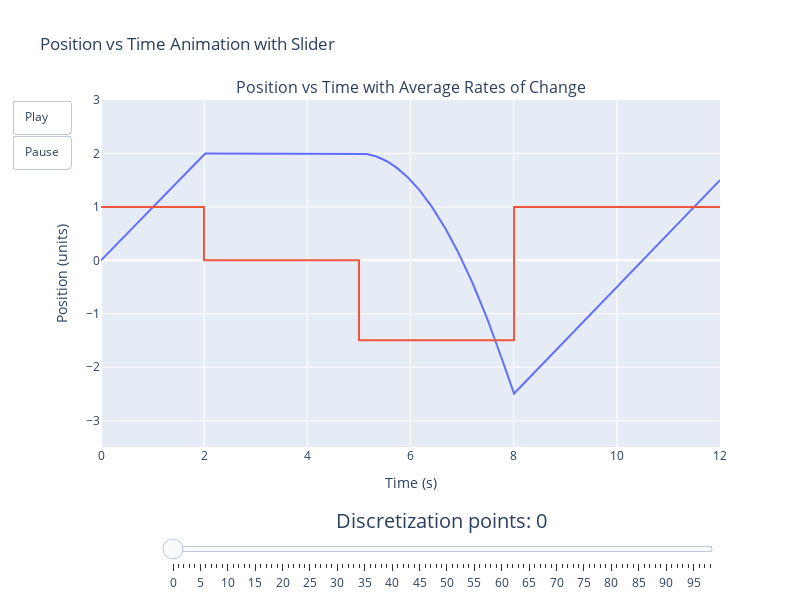

The code cell stored with this chart in its notebook:
### Markdown cell above
Okay, maybe we were right to say that our rate of change in an area was inconsistent with the others. We see in the acceleration region that when we divide up the segments the velocity value has changed unlike the other constant rate segments. To make this a bit more insightful, we can add in a slider which changes the number of rate segments we are dividing each position vs time event by.

### Code cell
# We will make a 2D numpy array again but this time include another row where we divide the time in half

# We need to create a series of frames with different n divisions e.g. total_time / n
max_discretization_points = 100
discretization_step_size = 1

# We define our original array of desired time segments ignoring the acceleration segment
desired_time_segments = np.array([[0, t1], [t1, t2], [t3, t4]], dtype=float)

Dt = t3 - t2
# We can define a list of desired time segments where we insert an array of intermediate points with different numbers of discretization points
list_of_desired_time_segments = [
    np.insert(desired_time_segments, 2, np.vstack([np.arange(t2, t3, Dt/n), np.arange(t2, t3, Dt/n) + Dt/n]).T, axis=0) for n in range(1, max_discretization_points, discretization_step_size)
    ]

# Get indices where time segments match the time array we constructed
list_of_segment_indices = [find_nearest_index(time, ts) for ts in list_of_desired_time_segments]

# And we can then calculate our rates
list_of_position_rates = [get_rate(positions, time, lsi[:,0], lsi[:,1]) for lsi in list_of_segment_indices]

# Let's plot our figures!
# Create a figure for the position vs time plot
fig = make_subplots(rows=1, cols=1, subplot_titles=("Position vs Time with Average Rates of Change",))

# Add the position vs time trace
fig.add_trace(go.Scatter(x=time, y=positions, mode='lines', name='Position'), row=1, col=1)

# Add the rate of position vs time trace
fig.add_trace(go.Scatter(x=time[list_of_segment_indices[0]].flatten(), y=list_of_position_rates[0], mode='lines', name='Position Rate'), row=1, col=1)

# Create frames for the slider
frames = [go.Frame(data=[
    go.Scatter(x=time[list_of_segment_indices[i]].flatten(), y=list_of_position_rates[i], mode='lines', name='Position Rate')
], traces=[1], name=str(i)) for i in range(len(list_of_segment_indices))]


# Add frames to the figure
fig.frames = frames

# Define animation settings for play/pause buttons
animation_settings = dict(frame=dict(duration=20, redraw=True), fromcurrent=True)

# Update layout with buttons and sliders
fig.update_layout(
    updatemenus=[dict(
        type="buttons",  # Define the type of control
        showactive=False,  # Do not show active state
        buttons=[
            dict(label="Play",
                 method="animate",  # Use the animate method
                 args=[None, animation_settings]),  # Settings for the animation
            dict(label="Pause",
                 method="animate",  # Use the animate method
                 args=[[None], dict(frame=dict(duration=0, redraw=False), mode="immediate", transition=dict(duration=0))])
        ]
    )],
    sliders=[{
        'steps': [{'args': [[str(i)], {'frame': {'duration': 0, 'redraw': True}, 'mode': 'immediate'}],
                   'label': str(i), 'method': 'animate'} 
                   for i in range(len(list_of_segment_indices))],  # Define each step of the slider in a list comprehension
        'transition': {'duration': 0},  # No transition duration between steps
        'x': 0.1,  # X position of the slider
        'y': -0.1,  # Y position of the slider
        'currentvalue': {'font': {'size': 20}, 'prefix': 'Discretization points: ', 'visible': True, 'xanchor': 'center'},  # Current value settings
        'len': 0.9  # Length of the slider
    }]
)

# Update axes titles and ranges
fig.update_xaxes(title_text="Time (s)", range=[0, total_time])  # X-axis settings
fig.update_yaxes(title_text="Position (units)", range=[min(positions) - 1, max(positions) + 1])  # Y-axis settings
fig.update_layout(title_text="Position vs Time with Average Rates of Change", height=600, width=800, showlegend=False)

# Set title and layout dimensions
fig.update_layout(title_text="Position vs Time Animation with Slider", height=600, width=800, showlegend=False)

# Display the figure
pio.show(fig)

### Figure 1 — Plotly figure (JSON) as saved in the notebook; plotly's stock layout.template omitted (floating-point values rounded to 4 significant figures; data arrays with more than 128 entries replaced by an {"elided": "..."} marker saying what was removed)
{"data": [{"mode": "lines", "name": "Position", "type": "scatter", "x": {"elided": "500 float values"}, "xaxis": "x", "y": {"elided": "500 float values"}, "yaxis": "y"}, {"mode": "lines", "name": "Position Rate", "type": "scatter", "x": [0, 1.996, 1.996, 5.002, 5.002, 8.008, 8.008, 12], "xaxis": "x", "y": [1, 1, 0.001333, 0.001333, -1.494, -1.494, 1, 1], "yaxis": "y"}], "layout": {"annotations": [{"font": {"size": 16}, "showarrow": false, "text": "Position vs Time with Average Rates of Change", "x": 0.5, "xanchor": "center", "xref": "paper", "y": 1, "yanchor": "bottom", "yref": "paper"}], "height": 600, "showlegend": false, "sliders": [{"currentvalue": {"font": {"size": 20}, "prefix": "Discretization points: ", "visible": true, "xanchor": "center"}, "len": 0.9, "steps": [{"args": [["0"], {"frame": {"duration": 0, "redraw": true}, "mode": "immediate"}], "label": "0", "method": "animate"}, {"args": [["1"], {"frame": {"duration": 0, "redraw": true}, "mode": "immediate"}], "label": "1", "method": "animate"}, {"args": [["2"], {"frame": {"duration": 0, "redraw": true}, "mode": "immediate"}], "label": "2", "method": "animate"}, {"args": [["3"], {"frame": {"duration": 0, "redraw": true}, "mode": "immediate"}], "label": "3", "method": "animate"}, {"args": [["4"], {"frame": {"duration": 0, "redraw": true}, "mode": "immediate"}], "label": "4", "method": "animate"}, {"args": [["5"], {"frame": {"duration": 0, "redraw": true}, "mode": "immediate"}], "label": "5", "method": "animate"}, {"args": [["6"], {"frame": {"duration": 0, "redraw": true}, "mode": "immediate"}], "label": "6", "method": "animate"}, {"args": [["7"], {"frame": {"duration": 0, "redraw": true}, "mode": "immediate"}], "label": "7", "method": "animate"}, {"args": [["8"], {"frame": {"duration": 0, "redraw": true}, "mode": "immediate"}], "label": "8", "method": "animate"}, {"args": [["9"], {"frame": {"duration": 0, "redraw": true}, "mode": "immediate"}], "label": "9", "method": "animate"}, {"args": [["10"], {"frame": {"duration": 0, "redraw": true}, "mode": "immediate"}], "label": "10", "method": "animate"}, {"args": [["11"], {"frame": {"duration": 0, "redraw": true}, "mode": "immediate"}], "label": "11", "method": "animate"}, {"args": [["12"], {"frame": {"duration": 0, "redraw": true}, "mode": "immediate"}], "label": "12", "method": "animate"}, {"args": [["13"], {"frame": {"duration": 0, "redraw": true}, "mode": "immediate"}], "label": "13", "method": "animate"}, {"args": [["14"], {"frame": {"duration": 0, "redraw": true}, "mode": "immediate"}], "label": "14", "method": "animate"}, {"args": [["15"], {"frame": {"duration": 0, "redraw": true}, "mode": "immediate"}], "label": "15", "method": "animate"}, {"args": [["16"], {"frame": {"duration": 0, "redraw": true}, "mode": "immediate"}], "label": "16", "method": "animate"}, {"args": [["17"], {"frame": {"duration": 0, "redraw": true}, "mode": "immediate"}], "label": "17", "method": "animate"}, {"args": [["18"], {"frame": {"duration": 0, "redraw": true}, "mode": "immediate"}], "label": "18", "method": "animate"}, {"args": [["19"], {"frame": {"duration": 0, "redraw": true}, "mode": "immediate"}], "label": "19", "method": "animate"}, {"args": [["20"], {"frame": {"duration": 0, "redraw": true}, "mode": "immediate"}], "label": "20", "method": "animate"}, {"args": [["21"], {"frame": {"duration": 0, "redraw": true}, "mode": "immediate"}], "label": "21", "method": "animate"}, {"args": [["22"], {"frame": {"duration": 0, "redraw": true}, "mode": "immediate"}], "label": "22", "method": "animate"}, {"args": [["23"], {"frame": {"duration": 0, "redraw": true}, "mode": "immediate"}], "label": "23", "method": "animate"}, {"args": [["24"], {"frame": {"duration": 0, "redraw": true}, "mode": "immediate"}], "label": "24", "method": "animate"}, {"args": [["25"], {"frame": {"duration": 0, "redraw": true}, "mode": "immediate"}], "label": "25", "method": "animate"}, {"args": [["26"], {"frame": {"duration": 0, "redraw": true}, "mode": "immediate"}], "label": "26", "method": "animate"}, {"args": [["27"], {"frame": {"duration": 0, "redraw": true}, "mode": "immediate"}], "label": "27", "method": "animate"}, {"args": [["28"], {"frame": {"duration": 0, "redraw": true}, "mode": "immediate"}], "label": "28", "method": "animate"}, {"args": [["29"], {"frame": {"duration": 0, "redraw": true}, "mode": "immediate"}], "label": "29", "method": "animate"}, {"args": [["30"], {"frame": {"duration": 0, "redraw": true}, "mode": "immediate"}], "label": "30", "method": "animate"}, {"args": [["31"], {"frame": {"duration": 0, "redraw": true}, "mode": "immediate"}], "label": "31", "method": "animate"}, {"args": [["32"], {"frame": {"duration": 0, "redraw": true}, "mode": "immediate"}], "label": "32", "method": "animate"}, {"args": [["33"], {"frame": {"duration": 0, "redraw": true}, "mode": "immediate"}], "label": "33", "method": "animate"}, {"args": [["34"], {"frame": {"duration": 0, "redraw": true}, "mode": "immediate"}], "label": "34", "method": "animate"}, {"args": [["35"], {"frame": {"duration": 0, "redraw": true}, "mode": "immediate"}], "label": "35", "method": "animate"}, {"args": [["36"], {"frame": {"duration": 0, "redraw": true}, "mode": "immediate"}], "label": "36", "method": "animate"}, {"args": [["37"], {"frame": {"duration": 0, "redraw": true}, "mode": "immediate"}], "label": "37", "method": "animate"}, {"args": [["38"], {"frame": {"duration": 0, "redraw": true}, "mode": "immediate"}], "label": "38", "method": "animate"}, {"args": [["39"], {"frame": {"duration": 0, "redraw": true}, "mode": "immediate"}], "label": "39", "method": "animate"}, {"args": [["40"], {"frame": {"duration": 0, "redraw": true}, "mode": "immediate"}], "label": "40", "method": "animate"}, {"args": [["41"], {"frame": {"duration": 0, "redraw": true}, "mode": "immediate"}], "label": "41", "method": "animate"}, {"args": [["42"], {"frame": {"duration": 0, "redraw": true}, "mode": "immediate"}], "label": "42", "method": "animate"}, {"args": [["43"], {"frame": {"duration": 0, "redraw": true}, "mode": "immediate"}], "label": "43", "method": "animate"}, {"args": [["44"], {"frame": {"duration": 0, "redraw": true}, "mode": "immediate"}], "label": "44", "method": "animate"}, {"args": [["45"], {"frame": {"duration": 0, "redraw": true}, "mode": "immediate"}], "label": "45", "method": "animate"}, {"args": [["46"], {"frame": {"duration": 0, "redraw": true}, "mode": "immediate"}], "label": "46", "method": "animate"}, {"args": [["47"], {"frame": {"duration": 0, "redraw": true}, "mode": "immediate"}], "label": "47", "method": "animate"}, {"args": [["48"], {"frame": {"duration": 0, "redraw": true}, "mode": "immediate"}], "label": "48", "method": "animate"}, {"args": [["49"], {"frame": {"duration": 0, "redraw": true}, "mode": "immediate"}], "label": "49", "method": "animate"}, {"args": [["50"], {"frame": {"duration": 0, "redraw": true}, "mode": "immediate"}], "label": "50", "method": "animate"}, {"args": [["51"], {"frame": {"duration": 0, "redraw": true}, "mode": "immediate"}], "label": "51", "method": "animate"}, {"args": [["52"], {"frame": {"duration": 0, "redraw": true}, "mode": "immediate"}], "label": "52", "method": "animate"}, {"args": [["53"], {"frame": {"duration": 0, "redraw": true}, "mode": "immediate"}], "label": "53", "method": "animate"}, {"args": [["54"], {"frame": {"duration": 0, "redraw": true}, "mode": "immediate"}], "label": "54", "method": "animate"}, {"args": [["55"], {"frame": {"duration": 0, "redraw": true}, "mode": "immediate"}], "label": "55", "method": "animate"}, {"args": [["56"], {"frame": {"duration": 0, "redraw": true}, "mode": "immediate"}], "label": "56", "method": "animate"}, {"args": [["57"], {"frame": {"duration": 0, "redraw": true}, "mode": "immediate"}], "label": "57", "method": "animate"}, {"args": [["58"], {"frame": {"duration": 0, "redraw": true}, "mode": "immediate"}], "label": "58", "method": "animate"}, {"args": [["59"], {"frame": {"duration": 0, "redraw": true}, "mode": "immediate"}], "label": "59", "method": "animate"}, {"args": [["60"], {"frame": {"duration": 0, "redraw": true}, "mode": "immediate"}], "label": "60", "method": "animate"}, {"args": [["61"], {"frame": {"duration": 0, "redraw": true}, "mode": "immediate"}], "label": "61", "method": "animate"}, {"args": [["62"], {"frame": {"duration": 0, "redraw": true}, "mode": "immediate"}], "label": "62", "method": "animate"}, {"args": [["63"], {"frame": {"duration": 0, "redraw": true}, "mode": "immediate"}], "label": "63", "method": "animate"}, {"args": [["64"], {"frame": {"duration": 0, "redraw": true}, "mode": "immediate"}], "label": "64", "method": "animate"}, {"args": [["65"], {"frame": {"duration": 0, "redraw": true}, "mode": "immediate"}], "label": "65", "method": "animate"}, {"args": [["66"], {"frame": {"duration": 0, "redraw": true}, "mode": "immediate"}], "label": "66", "method": "animate"}, {"args": [["67"], {"frame": {"duration": 0, "redraw": true}, "mode": "immediate"}], "label": "67", "method": "animate"}, {"args": [["68"], {"frame": {"duration": 0, "redraw": true}, "mode": "immediate"}], "label": "68", "method": "animate"}, {"args": [["69"], {"frame": {"duration": 0, "redraw": true}, "mode": "immediate"}], "label": "69", "method": "animate"}, {"args": [["70"], {"frame": {"duration": 0, "redraw": true}, "mode": "immediate"}], "label": "70", "method": "animate"}, {"args": [["71"], {"frame": {"duration": 0, "redraw": true}, "mode": "immediate"}], "label": "71", "method": "animate"}, {"args": [["72"], {"frame": {"duration": 0, "redraw": true}, "mode": "immediate"}], "label": "72", "method": "animate"}, {"args": [["73"], {"frame": {"duration": 0, "redraw": true}, "mode": "immediate"}], "label": "73", "method": "animate"}, {"args": [["74"], {"frame": {"duration": 0, "redraw": true}, "mode": "immediate"}], "label": "74", "method": "animate"}, {"args": [["75"], {"frame": {"duration": 0, "redraw": true}, "mode": "immediate"}], "label": "75", "method": "animate"}, {"args": [["76"], {"frame": {"duration": 0, "redraw": true}, "mode": "immediate"}], "label": "76", "method": "animate"}, {"args": [["77"], {"frame": {"duration": 0, "redraw": true}, "mode": "immediate"}], "label": "77", "method": "animate"}, {"args": [["78"], {"frame": {"duration": 0, "redraw": true}, "mode": "immediate"}], "label": "78", "method": "animate"}, {"args": [["79"], {"frame": {"duration": 0, "redraw": true}, "mode": "immediate"}], "label": "79", "method": "animate"}, {"args": [["80"], {"frame": {"duration": 0, "redraw": true}, "mode": "immediate"}], "label": "80", "method": "animate"}, {"args": [["81"], {"frame": {"duration": 0, "redraw": true}, "mode": "immediate"}], "label": "81", "method": "animate"}, {"args": [["82"], {"frame": {"duration": 0, "redraw": true}, "mode": "immediate"}], "label": "82", "method": "animate"}, {"args": [["83"], {"frame": {"duration": 0, "redraw": true}, "mode": "immediate"}], "label": "83", "method": "animate"}, {"args": [["84"], {"frame": {"duration": 0, "redraw": true}, "mode": "immediate"}], "label": "84", "method": "animate"}, {"args": [["85"], {"frame": {"duration": 0, "redraw": true}, "mode": "immediate"}], "label": "85", "method": "animate"}, {"args": [["86"], {"frame": {"duration": 0, "redraw": true}, "mode": "immediate"}], "label": "86", "method": "animate"}, {"args": [["87"], {"frame": {"duration": 0, "redraw": true}, "mode": "immediate"}], "label": "87", "method": "animate"}, {"args": [["88"], {"frame": {"duration": 0, "redraw": true}, "mode": "immediate"}], "label": "88", "method": "animate"}, {"args": [["89"], {"frame": {"duration": 0, "redraw": true}, "mode": "immediate"}], "label": "89", "method": "animate"}, {"args": [["90"], {"frame": {"duration": 0, "redraw": true}, "mode": "immediate"}], "label": "90", "method": "animate"}, {"args": [["91"], {"frame": {"duration": 0, "redraw": true}, "mode": "immediate"}], "label": "91", "method": "animate"}, {"args": [["92"], {"frame": {"duration": 0, "redraw": true}, "mode": "immediate"}], "label": "92", "method": "animate"}, {"args": [["93"], {"frame": {"duration": 0, "redraw": true}, "mode": "immediate"}], "label": "93", "method": "animate"}, {"args": [["94"], {"frame": {"duration": 0, "redraw": true}, "mode": "immediate"}], "label": "94", "method": "animate"}, {"args": [["95"], {"frame": {"duration": 0, "redraw": true}, "mode": "immediate"}], "label": "95", "method": "animate"}, {"args": [["96"], {"frame": {"duration": 0, "redraw": true}, "mode": "immediate"}], "label": "96", "method": "animate"}, {"args": [["97"], {"frame": {"duration": 0, "redraw": true}, "mode": "immediate"}], "label": "97", "method": "animate"}, {"args": [["98"], {"frame": {"duration": 0, "redraw": true}, "mode": "immediate"}], "label": "98", "method": "animate"}], "transition": {"duration": 0}, "x": 0.1, "y": -0.1}], "title": {"text": "Position vs Time Animation with Slider"}, "updatemenus": [{"buttons": [{"args": [null, {"frame": {"duration": 20, "redraw": true}, "fromcurrent": true}], "label": "Play", "method": "animate"}, {"args": [[null], {"frame": {"duration": 0, "redraw": false}, "mode": "immediate", "transition": {"duration": 0}}], "label": "Pause", "method": "animate"}], "showactive": false, "type": "buttons"}], "width": 800, "xaxis": {"anchor": "y", "domain": [0, 1], "range": [0, 12], "title": {"text": "Time (s)"}}, "yaxis": {"anchor": "x", "domain": [0, 1], "range": [-3.492, 3], "title": {"text": "Position (units)"}}}}
